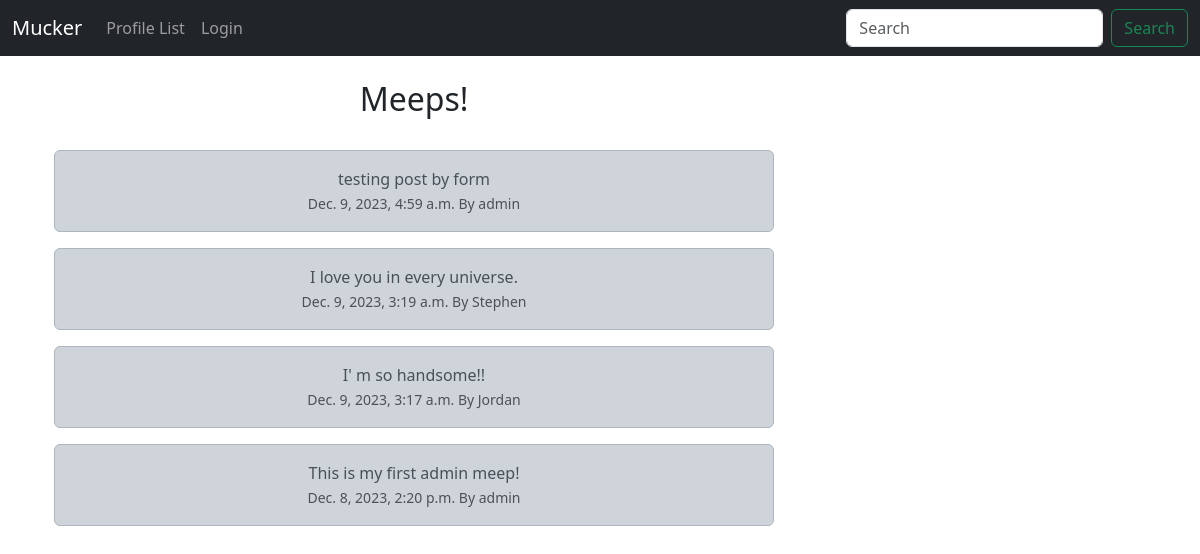
The page / on the database its author committed.
### musker/models.py (models this page shows, shortened)
class Meep(models.Model):
	user = models.ForeignKey(
		User, related_name = "meeps",
		on_delete = models.DO_NOTHING
		)
	body = models.CharField(max_length = 200)
	created_at = models.DateTimeField(auto_now_add = True)

### musker/views.py (the view)
# urls.py: path('',views.home, name = 'home'),
def home(request):
	if request.user.is_authenticated:
		form = MeepForm(request.POST or None)
		if request.method == "POST":
			if form.is_valid():
				meep = form.save(commit = False)
				meep.user = request.user
				meep.save()
				messages.success(request,("Your meep has been posted."))
				return redirect('home')
		meeps = Meep.objects.all().order_by('-created_at')
		return render(request,'home.html',
			{'meeps': meeps,
			'form':form})
	else:
		meeps = Meep.objects.all().order_by('-created_at')
		return render(request,'home.html', {'meeps': meeps})

### musker/templates/home.html (shortened to what this page needs)
{% extends 'base.html' %}
{% block content%}
	<div class="container text-center">
			<div class="row">
				<div class="col-8">
					<h2>Meeps!</h2> <br/>
					{% for meep in meeps %}
						<div class="alert alert-dark" role="alert">
				  		{{meep.body}}<br/>
				  		<small class="text-muted">
				  			{{meep.created_at}} By {{meep.user.username}}
				  		</small>
						</div>
					{% endfor %}
				</div>
				<div  class="col-4"><br/><br/>
				</div>
{% endblock %}

### rows shown on the page
Meep: body "testing post by form", created_at "Dec. 9, 2023, 4:59 a.m.", user.username "admin"
Meep: body "I love you in every universe.", created_at "Dec. 9, 2023, 3:19 a.m.", user.username "Stephen"
Meep: body "I' m so handsome!!", created_at "Dec. 9, 2023, 3:17 a.m.", user.username "Jordan"
Meep: body "This is my first admin meep!", created_at "Dec. 8, 2023, 2:20 p.m.", user.username "admin"
